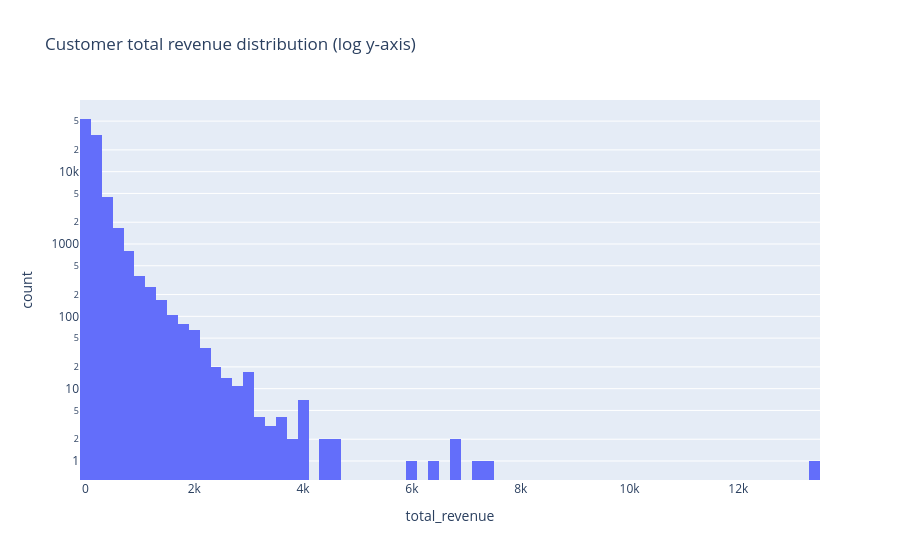

Here is the notebook cell this chart was saved with:
### Code cell
fig = px.histogram(customer_summary, x="total_revenue", nbins=80,
                    title="Customer total revenue distribution (log y-axis)", log_y=True)
fig.show()
print(f"Monetary: median R$ {report['monetary_median']:.2f}, mean R$ {report['monetary_mean']:.2f}, "
      f"skew {report['monetary_skew']:.1f}")
print(f"P75 = R$ {report['monetary_p75']:.2f}, P90 = R$ {report['monetary_p90']:.2f}")
print(f"Revenue share of top 10% of customers by revenue: {report['top10pct_revenue_share']*100:.1f}%")

### Figure 1 — Plotly figure (JSON) as saved in the notebook; plotly's stock layout.template omitted (floating-point values rounded to 4 significant figures; data arrays with more than 128 entries replaced by an {"elided": "..."} marker saying what was removed)
{"data": [{"bingroup": "x", "hovertemplate": "total_revenue=%{x}<br>count=%{y}<extra></extra>", "legendgroup": "", "marker": {"color": "#636efa", "pattern": {"shape": ""}}, "name": "", "nbinsx": 80, "orientation": "v", "showlegend": false, "type": "histogram", "x": {"elided": "93358 float values"}, "xaxis": "x", "yaxis": "y"}], "layout": {"barmode": "relative", "legend": {"tracegroupgap": 0}, "title": {"text": "Customer total revenue distribution (log y-axis)"}, "xaxis": {"anchor": "y", "domain": [0.0, 1.0], "title": {"text": "total_revenue"}}, "yaxis": {"anchor": "x", "domain": [0.0, 1.0], "title": {"text": "count"}, "type": "log"}}}
